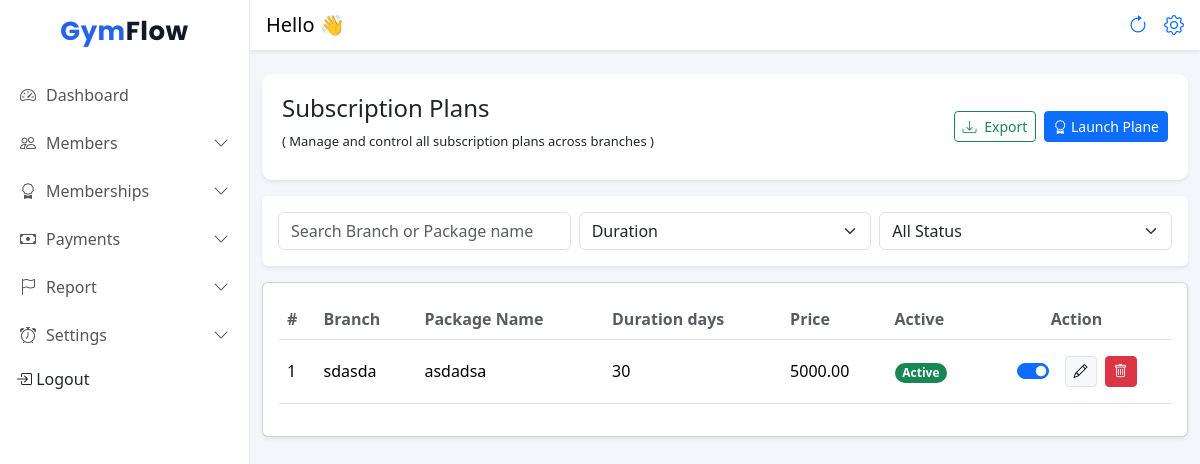
The page /plan/ (signed in) on the database its author committed.
### frontend/models.py (models this page shows, shortened)
class MembershipPlan(models.Model):
    branch = models.ForeignKey(Branch, on_delete=models.CASCADE, related_name="plans")
    name = models.CharField(max_length=50)  # Monthly / Quarterly
    duration_days = models.PositiveIntegerField()
    start_date = models.DateField(null=True)
    end_date = models.DateField(null=True)
    price = models.DecimalField(max_digits=8, decimal_places=2)
    is_active = models.BooleanField(default=True)
    created_at = models.DateTimeField(auto_now_add=True)
    class Meta:
        unique_together = ('branch', 'name')  # same branch can't have same plan name twice

class Branch(models.Model):
    gym = models.ForeignKey(Gym, on_delete=models.CASCADE, related_name="branches")
    name = models.CharField(max_length=100)
    address = models.TextField(blank=True)
    phone = models.CharField(max_length=15, blank=True)
    created_at = models.DateTimeField(auto_now_add=True)
    class Meta:
        unique_together = ('gym', 'name')  # same gym can't have 2 branches with same name

### frontend/views.py (the view)
# urls.py: path('plan/', plans ,name="plans"),
@login_required
@owner_or_trainer
def plans(request):
    gym = request.user.gym
    plans = MembershipPlan.objects.filter(
        branch__gym=gym
    ).select_related("branch")
    add_new = Branch.objects.filter(gym__name=gym).values("id","name")
    return render(request, "Planes.html",{"plans":plans , "add_new":add_new})

### frontend/models.py (called while the page is built)
    def __str__(self):
        return self.name

### frontend/templates/Planes.html (shortened to what this page needs)
{% extends "base.html" %}
{% load static %}
{% block content %}
<div class="container-fluid mt-4">
    <div class="d-flex justify-content-between align-items-center mb-3 shadow-sm"
        style="background-color: white;padding:20px;border-radius: 10px;">
        <h4>Subscription Plans <br> <span style="font-size: 13px;">( Manage and control all subscription plans across branches )</span>
        </h4>
        {% if request.user.role == "ADMIN" %}
        <div class="d-flex gap-2">
            <button class="btn btn-outline-success btn-sm" id="exportCsv">
                <i class="bi bi-download me-1"></i> Export
            </button>
            <a href="{% url 'Add_plan' %}" class="btn btn-primary btn-sm">
                <i class="bi bi-award"></i> Launch Plane
            </a>
        </div>
        {% endif %}
    </div>
    <div class="card shadow-sm border-0 mb-3 ">
        <div class="card-body">
            <div class="row g-2">
                <div class="col-12 col-md-4">
                    <input type="text" id="searchInput" class="form-control"
                        placeholder="Search Branch or Package name">
                </div>
                <div class="col-12 col-md-4">
                    <select id="branchFilter" class="form-select">
                        <option value="">Duration</option>
                    </select>
                </div>
                <div class="col-12 col-md-4">
                    <select id="statusFilter" class="form-select">
                        <option value="">All Status</option>
                    </select>
                </div>
            </div>
        </div>
    </div>
    <div class="card shadow-sm">
        <div class="card-body table-responsive">
            <table class="table table-hover align-middle mb-3" id="membersTable">
                <thead class="table">
                    <tr>
                        <th class="fw-semibold text-muted">#</th>
                        <th class="fw-semibold text-muted">Branch</th>
                        <th class="fw-semibold text-muted">Package Name</th>
                        <th class="fw-semibold text-muted">Duration days</th>
                        <th class="fw-semibold text-muted">Price</th>
                        <th class="fw-semibold text-muted">Active</th>
                        {% if request.user.role == "ADMIN" %}
                        <th class="fw-semibold text-muted text-center">Action</th>
                        {% endif %}
                    </tr>
                </thead>
                <tbody>
                    {% for m in plans %}
                    <tr>
                        <td class="py-3">{{ forloop.counter }}</td>
                        <td class="py-3">{{ m.branch.name }}</td>
                        <td class="py-3">{{ m.name }}</td>
                        <td class="py-3">{{ m.duration_days }}</td>
                        <td class="py-3">{{ m.price }}{{p.is_active}}</td>
                        <td class="py-3">
                            {% if m.is_active %}
                            <span class="badge rounded-pill bg-success">Active</span>
                            {% else %}
                            <span class="badge rounded-pill bg-secondary">Disabled</span>
                            {% endif %}
                        </td>
                        {% if request.user.role == "ADMIN" %}
                        <td class="text-center py-3">
                            <div class="d-flex justify-content-center align-items-center gap-2">
                                <div class="form-check form-switch m-0">
                                    <input class="form-check-input plan-toggle" type="checkbox" data-id="{{ m.id }}" {%if m.is_active %}checked{% endif %}>
                                </div>
                                <a href="#" class="btn btn-sm btn-light border" title="Edit" id="edit-plan-btn"
                                    data-bs-toggle="modal" data-bs-target="#Plan_edit" data-id="{{ m.id }}">
                                    <i class="bi bi-pencil"></i>
                                </a>
                                <a href="#" class="btn btn-sm btn-danger" title="Delete" id="delete-plan-btn"
                                    data-id="{{ m.id }}">
                                    <i class="bi bi-trash"></i>
                                </a>
                            </div>
                        </td>
                        {% endif %}
                    </tr>
                    {% endfor %}
                </tbody>
        </div>
    </div>
</div>
{% endblock %}

### frontend/static/css/dashboard.css (style rules this page uses)
body { background-color: #f5f7fb; overflow-x: hidden; }
.table { margin-bottom: 0; }

### frontend/templates/base.html (style rules this page uses)
body { background: #f4f6fb; }

### rows shown on the page
MembershipPlan: branch.name "sdasda", name "asdadsa", duration_days "30", price "5000.00", shows "Active", is_active "☑"
